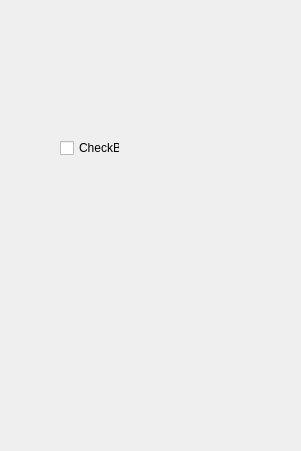
<?xml version="1.0" encoding="UTF-8"?>
<ui version="4.0">
 <class>LoadSpecificationWidget</class>
 <widget class="QWidget" name="LoadSpecificationWidget">
  <property name="geometry">
   <rect>
    <x>0</x>
    <y>0</y>
    <width>301</width>
    <height>451</height>
   </rect>
  </property>
  <property name="windowTitle">
   <string>Form</string>
  </property>
  <widget class="QCheckBox" name="clickCheckBox">
   <property name="geometry">
    <rect>
     <x>60</x>
     <y>140</y>
     <width>60</width>
     <height>16</height>
    </rect>
   </property>
   <property name="text">
    <string>CheckBox</string>
   </property>
  </widget>
 </widget>
 <resources/>
 <connections/>
</ui>
